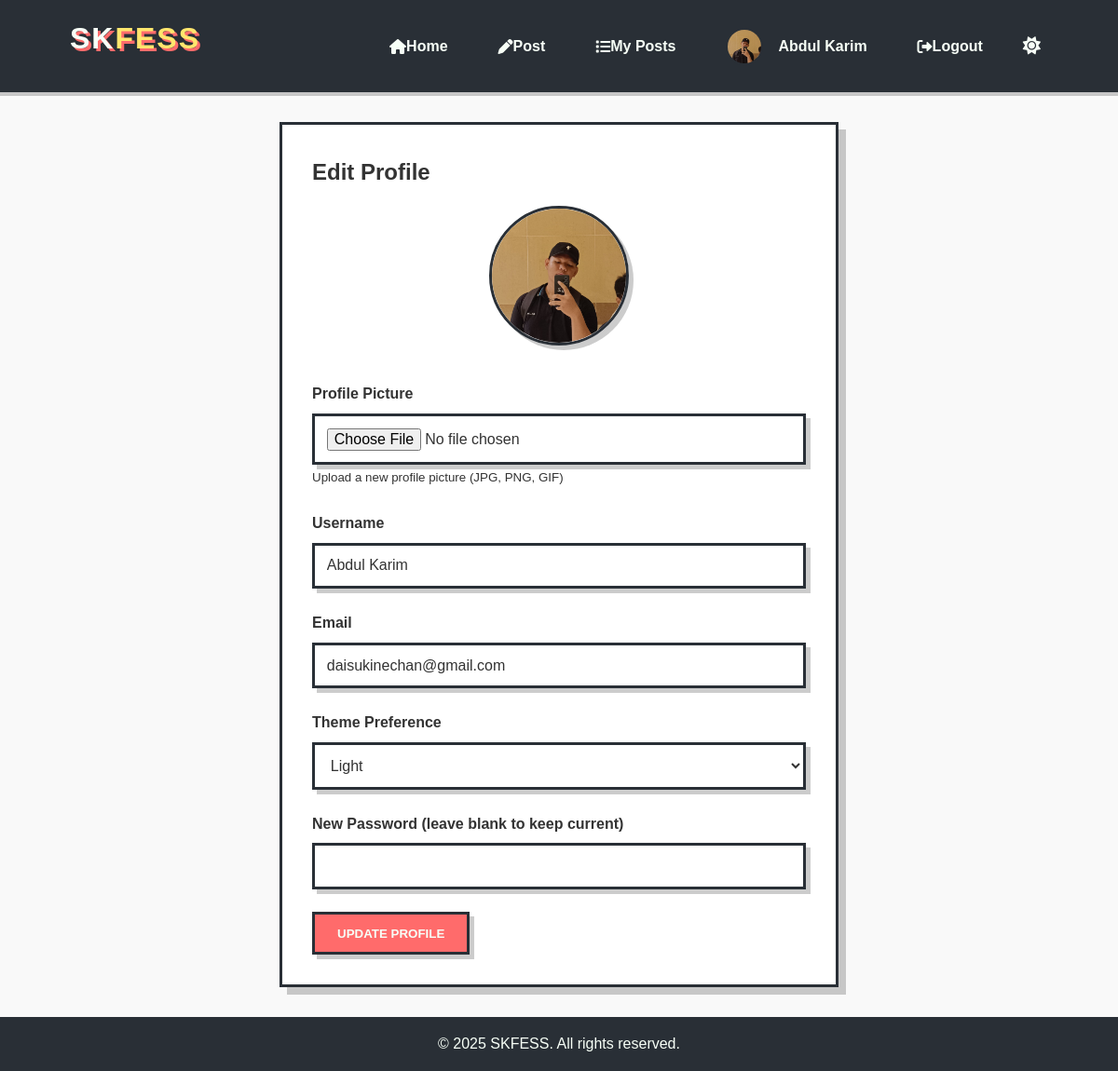
The page /profile (signed in) on the database its author committed.
### app.py (models this page shows)
class User(db.Model, UserMixin):
    id = db.Column(db.Integer, primary_key=True)
    username = db.Column(db.String(80), unique=True, nullable=False)
    email = db.Column(db.String(120), unique=True, nullable=False)
    password = db.Column(db.String(200), nullable=False)
    role = db.Column(db.String(20), default='user')  # user, moderator, admin
    is_suspended = db.Column(db.Boolean, default=False)
    created_at = db.Column(db.DateTime, default=datetime.utcnow)
    menfesses = db.relationship('Menfess', backref='author', lazy=True)
    theme_preference = db.Column(db.String(10), default='light')  # light or dark
    profile_picture = db.Column(db.String(200), default='default.png')
    comments = db.relationship('Comment', backref='author', lazy=True)

### app.py (the view, shortened to what this page needs)
@app.route('/profile', methods=['GET', 'POST'])
@login_required
def profile():
    return render_template('profile.html')

### app.py (called while the page is built)
@login_manager.user_loader
def load_user(user_id):
    return User.query.get(int(user_id))

### templates/profile.html (shortened to what this page needs)
{% extends 'base.html' %}
{% block content %}
    <section class="profile-form slide-in-left">
        <h2>Edit Profile</h2>
        <div class="profile-picture-container">
            <img src="{{ url_for('profile_pic', filename=current_user.profile_picture) }}" alt="{{ current_user.username }}" class="profile-pic-large">
        </div>
        <form method="POST" action="{{ url_for('profile') }}" enctype="multipart/form-data">
            <div class="form-group">
                <label for="profile_picture">Profile Picture</label>
                <input type="file" id="profile_picture" name="profile_picture" accept="image/*">
                <small>Upload a new profile picture (JPG, PNG, GIF)</small>
            </div>
            <div class="form-group">
                <label for="username">Username</label>
                <input type="text" id="username" name="username" value="{{ current_user.username }}" required>
            </div>
            <div class="form-group">
                <label for="email">Email</label>
                <input type="email" id="email" name="email" value="{{ current_user.email }}" required>
            </div>
            <div class="form-group">
                <label for="theme_preference">Theme Preference</label>
                <select id="theme_preference" name="theme_preference">
                    <option value="light" {% if current_user.theme_preference == 'light' %}selected{% endif %}>Light</option>
                </select>
            </div>
            <div class="form-group">
                <label for="new_password">New Password (leave blank to keep current)</label>
                <input type="password" id="new_password" name="new_password">
            </div>
            <button type="submit" class="btn">Update Profile</button>
        </form>
    </section>
{% endblock %}

### templates/base.html (shortened to what this page needs)
<!DOCTYPE html>
<html lang="en" data-theme="{% if current_user.is_authenticated %}{{ current_user.theme_preference }}{% else %}light{% endif %}">
<head>
    <link rel="stylesheet" href="{{ url_for('static', filename='css/style.css') }}">
    <link rel="stylesheet" href="https://cdnjs.cloudflare.com/ajax/libs/font-awesome/6.0.0-beta3/css/all.min.css">
</head>
<body>
    <header>
        <div class="container header-container">
            <h1 class="logo"><a href="{{ url_for('index') }}">
                <div class="logo-container">
                    <div class="logo-text">SK<span>FESS</span></div>
                </div>
            </a></h1>
            <nav>
                <ul id="nav-menu">
                    <li><a href="{{ url_for('index') }}"><i class="fas fa-home"></i> Home</a></li>
                    {% if current_user.is_authenticated %}
                        <li><a href="{{ url_for('post_menfess') }}"><i class="fas fa-pen"></i> Post</a></li>
                        <li><a href="{{ url_for('my_menfesses') }}"><i class="fas fa-list"></i> My Posts</a></li>
                        <li>
                            <a href="{{ url_for('profile') }}" class="profile-link">
                                <img src="{{ url_for('profile_pic', filename=current_user.profile_picture) }}" alt="{{ current_user.username }}" class="profile-pic-small">
                                {{ current_user.username }}
                            </a>
                        </li>
                        <li><a href="{{ url_for('logout') }}"><i class="fas fa-sign-out-alt"></i> Logout</a></li>
                    {% else %}
                        <li><a href="{{ url_for('login') }}"><i class="fas fa-sign-in-alt"></i> Login</a></li>
                        <li><a href="{{ url_for('register') }}"><i class="fas fa-user-plus"></i> Register</a></li>
                    {% endif %}
                    <li>
                        <button id="theme-toggle" class="theme-toggle">
                            <i class="fas fa-sun light-icon"></i>
                        </button>
                    </li>
                </ul>
            </nav>
        </div>
    </header>
    <main class="container">
        {% block content %}{% endblock %}
    </main>
    <footer>
        <div class="container">
            <p>&copy; 2025 SKFESS. All rights reserved.</p>
        </div>
    </footer>
</body>
</html>

### rows shown on the page
User: profile_picture (picture), username "Abdul Karim", email "daisukinechan@gmail.com", theme_preference "Light"
